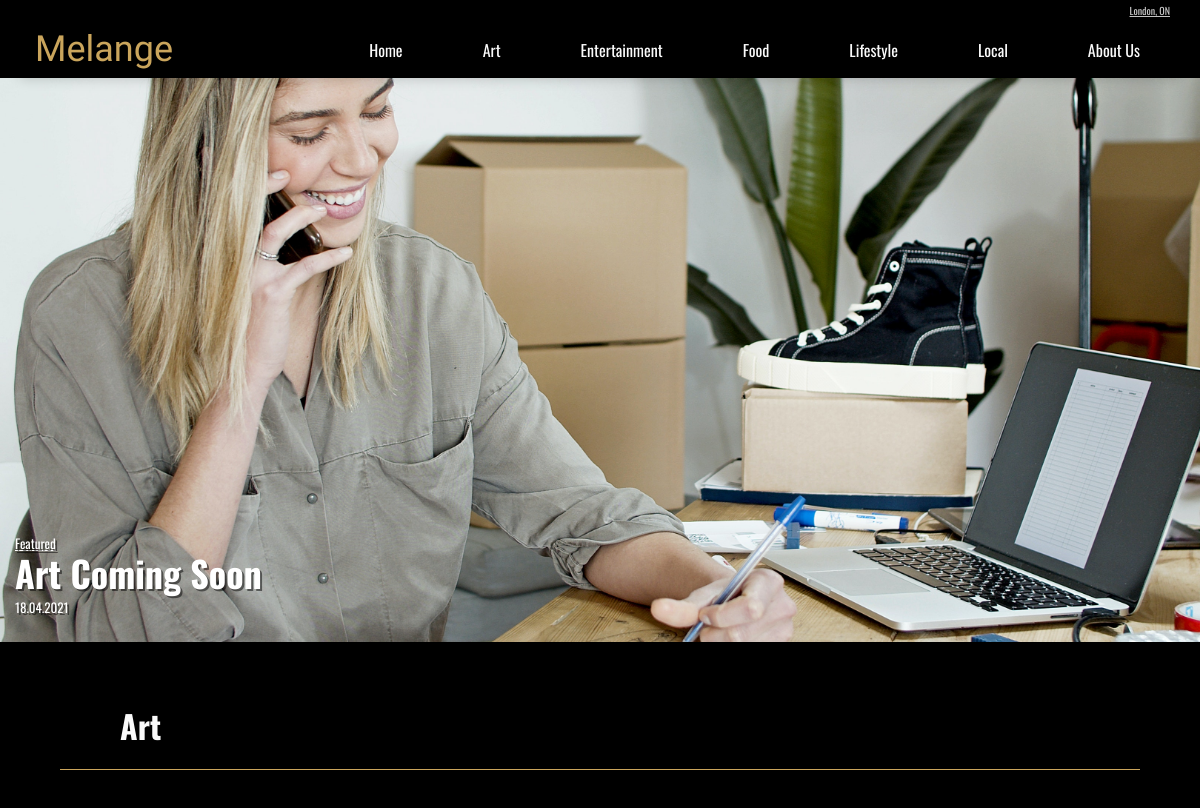
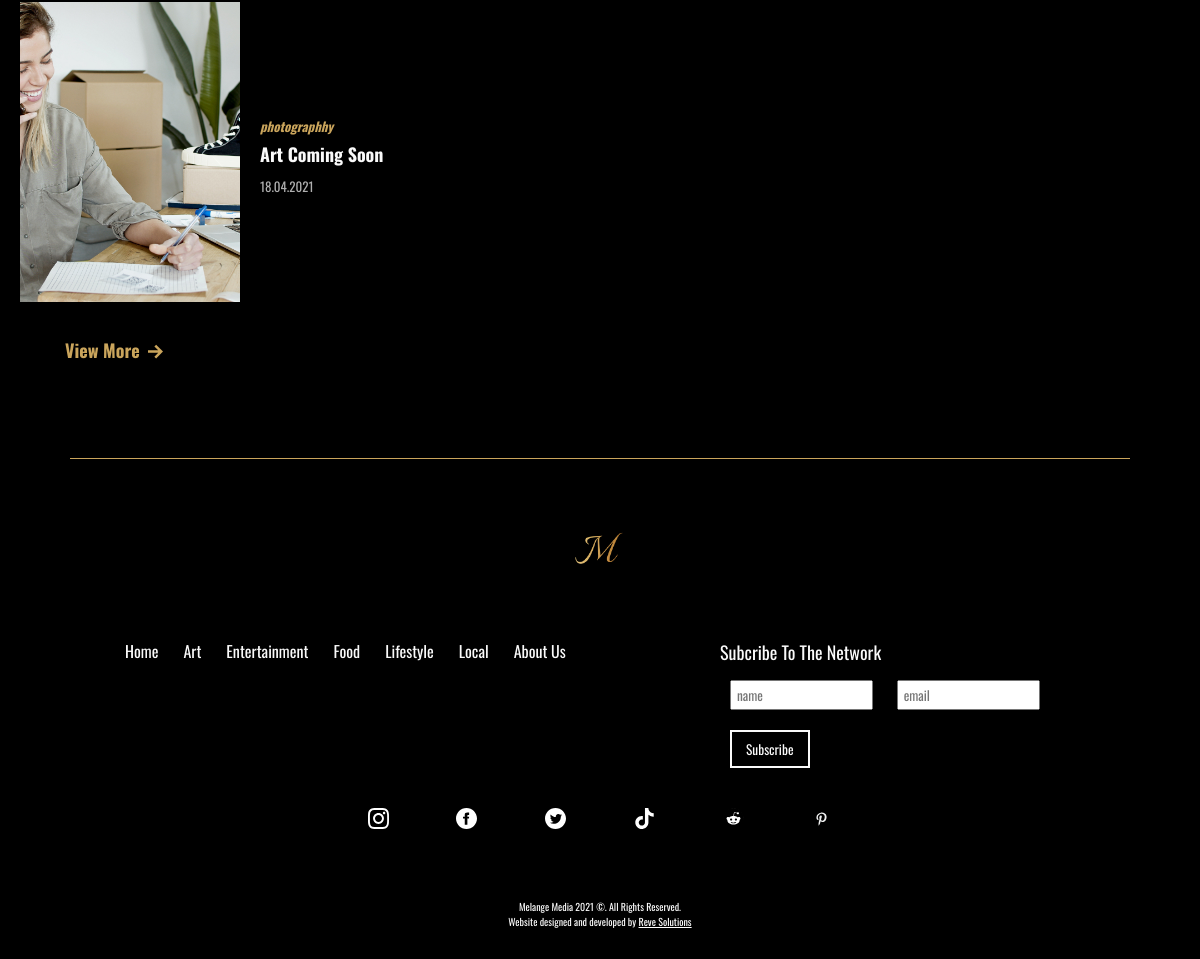
The app's page /art with its own data (2 pictures, top to bottom).
### tables this page shows
CREATE TABLE `tbl_blog` (
  `blog_id` int(11) NOT NULL,
  `blog_title` varchar(256) NOT NULL,
  `blog_subheader` varchar(256) NOT NULL,
  `blog_author` varchar(64) NOT NULL,
  `blog_image` varchar(128) NOT NULL,
  `blog_category` int(2) NOT NULL,
  `blog_published` int(1) NOT NULL,
  `blog_end_link` varchar(2084) NOT NULL,
  `blog_yt_video` varchar(2084) NOT NULL,
  `blog_body` text NOT NULL,
  `blog_date` date NOT NULL,
  `blog_tags` varchar(256) NOT NULL
);

### admin/scripts/read.php (called while the page is built, shortened)
<?php
function getAllAvailableByCat($tbl, $cat, $num)
{
    $pdo = Database::getInstance()->getConnection();
    $queryAll = 'SELECT * FROM '.$tbl.' WHERE blog_published = 1 AND blog_category = '.$cat.' ORDER BY blog_date DESC LIMIT '.$num;
    $results = $pdo->query($queryAll);
    if ($results) {
        return $results;
    } else {
        return 'There was a problem accessing this info';
    }
}

### art.php (the view, shortened to what this page needs)
<?php
        $tbl = 'tbl_blog';
        $cat = 2;
        $hero = getAllAvailableByCat($tbl, $cat, 1);
        $latest = getAllAvailableByCat($tbl, $cat, 999);
?>
<!DOCTYPE html>
<html lang="en">
<head>
    <?php include_once 'templates/head.php'; ?>
</head>
<body>
<main id="app">
<?php include_once 'templates/header.php'; ?>
    <div class="content homePage">
    <?php if($hero->rowCount() > 0): ?>
                <?php while ($info = $hero->fetch(PDO::FETCH_ASSOC)): $blogImg = 'images/blog-images/'.$info['blog_image']; ?>
        <div class="heroSec" style="background-image: url('<?php echo $blogImg; ?>');">
            <a href='./p?title=<?php echo $info['blog_title']; ?>&id=<?php echo $info['blog_id']; ?>' class="post">
                <div class="bgimg"></div>
                <div class="text">
                    <p class="cat underline">Featured</p>
                    <h3 class="title"><?php echo $info['blog_title']; ?></h3>
                    <p class="date"><?php $date = $info['blog_date']; convertDate($date); ?></p>
                </div>
            </a>
            <?php endwhile; ?>
        </div>
        <?php endif; ?>
        <?php if($latest->rowCount() > 0): ?>
        <div class="postDiv">
            <h2 class="secHead">Art</h2>
            <div class="divLine"></div>
            <div class="postList postListRow">
            <?php while ($info = $latest->fetch(PDO::FETCH_ASSOC)): $blogImg = 'images/blog-images/'.$info['blog_image']; ?>
                <a href='./p?title=<?php echo $info['blog_title']; ?>&id=<?php echo $info['blog_id']; ?>' class="post">
                    <div class="bgimg" style="background-image: url('<?php echo $blogImg; ?>');"></div>
                    <div class="text">
                        <div class="tags">
                            <?php $tags = $info['blog_tags']; displayTags($tags);?>
                        </div>
                        <h3 class="title"><?php echo $info['blog_title']; ?></h3>
                        <p class="date"><?php $date = $info['blog_date']; convertDate($date); ?></p>
                    </div>
                </a>
            <?php endwhile; ?>
            </div>
            <a href="./latest-posts" class="viewMore">View More <div class="img" style="background-image: url('images/icons/arrow-right.svg');"></div></a>
        </div>
        <?php endif; ?>
</div>
<?php include_once 'templates/footer.php'; ?>
</main>
</body>
</html>

### admin/scripts/functions.php (shortened to what this page needs)
<?php
function convertDate($date){
    $newDate = date("d.m.Y", strtotime($date));
    echo $newDate;
}
function displayTags($tags){
        $links = array();
        $parts = explode(',', $tags);
        $parts2 = str_ireplace("'",  "&apos;", $parts);
        foreach ($parts2 as $tag)
        {
            $newtag = trim($tag);
            $links[] = "<span class='tag'>$newtag</span>";
        }
        echo implode(" ", $links);
}

### records on screen
tbl_blog: blog_image (picture), blog_title "Art Coming Soon", blog_date "18.04.2021", blog_tags "photographhy"
